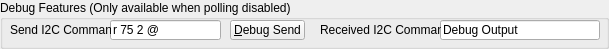
      <widget class="QGroupBox" name="gbDebug">
       <property name="maximumSize">
        <size>
         <width>16777215</width>
         <height>60</height>
        </size>
       </property>
       <property name="title">
        <string>Debug Features (Only available when polling disabled)</string>
       </property>
       <widget class="QLineEdit" name="leDebugOutput">
        <property name="enabled">
         <bool>true</bool>
        </property>
        <property name="geometry">
         <rect>
          <x>440</x>
          <y>20</y>
          <width>160</width>
          <height>20</height>
         </rect>
        </property>
        <property name="text">
         <string>Debug Output</string>
        </property>
        <property name="readOnly">
         <bool>true</bool>
        </property>
       </widget>
       <widget class="QLineEdit" name="leDebugInput">
        <property name="enabled">
         <bool>true</bool>
        </property>
        <property name="geometry">
         <rect>
          <x>110</x>
          <y>20</y>
          <width>111</width>
          <height>20</height>
         </rect>
        </property>
        <property name="text">
         <string>r 75 2 @</string>
        </property>
       </widget>
       <widget class="QPushButton" name="debugButton">
        <property name="geometry">
         <rect>
          <x>230</x>
          <y>20</y>
          <width>75</width>
          <height>20</height>
         </rect>
        </property>
        <property name="text">
         <string>&amp;Debug Send</string>
        </property>
        <property name="checkable">
         <bool>false</bool>
        </property>
       </widget>
       <widget class="QLabel" name="lblDebugSend">
        <property name="geometry">
         <rect>
          <x>10</x>
          <y>20</y>
          <width>101</width>
          <height>20</height>
         </rect>
        </property>
        <property name="font">
         <font>
          <weight>50</weight>
          <bold>false</bold>
          <underline>false</underline>
         </font>
        </property>
        <property name="text">
         <string>Send I2C Command:</string>
        </property>
        <property name="alignment">
         <set>Qt::AlignLeading|Qt::AlignLeft|Qt::AlignVCenter</set>
        </property>
       </widget>
       <widget class="QLabel" name="lblDebugReceive">
        <property name="geometry">
         <rect>
          <x>320</x>
          <y>20</y>
          <width>121</width>
          <height>20</height>
         </rect>
        </property>
        <property name="font">
         <font>
          <weight>50</weight>
          <bold>false</bold>
          <underline>false</underline>
         </font>
        </property>
        <property name="text">
         <string>Received I2C Command:</string>
        </property>
        <property name="alignment">
         <set>Qt::AlignLeading|Qt::AlignLeft|Qt::AlignVCenter</set>
        </property>
       </widget>
      </widget>
